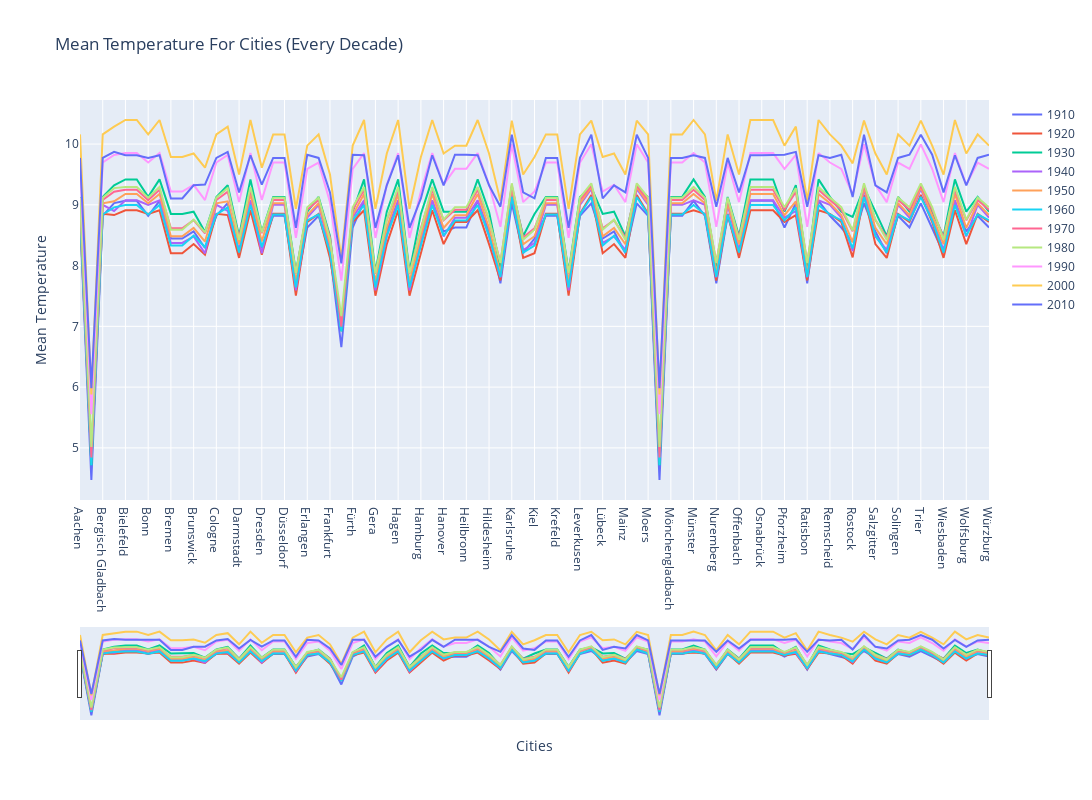

This figure's notebook cell:
### Code cell
fig.update_xaxes(rangeslider_visible=True, title_text = 'Cities')
fig.update_yaxes(title_text='Mean Temperature')
fig.update_layout(title = 'Mean Temperature For Cities (Every Decade)', height=800, width=1500)
fig.show()

### Figure 1 — Plotly figure (JSON) as saved in the notebook; plotly's stock layout.template omitted (floating-point values rounded to 4 significant figures)
{"data": [{"name": "1910", "type": "scatter", "x": ["Aachen", "Augsburg", "Bergisch Gladbach", "Berlin", "Bielefeld", "Bochum", "Bonn", "Bottrop", "Bremen", "Bremerhaven", "Brunswick", "Chemnitz", "Cologne", "Cottbus", "Darmstadt", "Dortmund", "Dresden", "Duisburg", "Düsseldorf", "Erfurt", "Erlangen", "Essen", "Frankfurt", "Freiburg", "Fürth", "Gelsenkirchen", "Gera", "Göttingen", "Hagen", "Halle", "Hamburg", "Hamm", "Hanover", "Heidelberg", "Heilbronn", "Herne", "Hildesheim", "Ingolstadt", "Karlsruhe", "Kassel", "Kiel", "Koblenz", "Krefeld", "Leipzig", "Leverkusen", "Ludwigshafen", "Lübeck", "Magdeburg", "Mainz", "Mannheim", "Moers", "Munich", "Mönchengladbach", "Mülheim", "Münster", "Neuss", "Nuremberg", "Oberhausen", "Offenbach", "Oldenburg", "Osnabrück", "Paderborn", "Pforzheim", "Potsdam", "Ratisbon", "Recklinghausen", "Remscheid", "Reutlingen", "Rostock", "Saarbrücken", "Salzgitter", "Siegen", "Solingen", "Stuttgart", "Trier", "Ulm", "Wiesbaden", "Witten", "Wolfsburg", "Wuppertal", "Würzburg"], "y": [8.819, 4.471, 8.819, 9.029, 9.066, 9.066, 8.819, 9.066, 8.445, 8.445, 8.562, 8.29, 8.819, 9.029, 8.203, 9.066, 8.29, 8.819, 8.819, 7.629, 8.626, 8.819, 8.203, 6.658, 8.626, 9.066, 7.629, 8.562, 9.066, 7.629, 8.445, 9.066, 8.562, 8.626, 8.626, 9.066, 8.562, 7.707, 9.025, 8.203, 8.445, 8.819, 8.819, 7.629, 8.819, 9.025, 8.445, 8.562, 8.203, 9.025, 8.819, 4.471, 8.819, 8.819, 9.066, 8.819, 7.707, 8.819, 8.203, 9.066, 9.066, 9.066, 8.626, 9.029, 7.707, 9.066, 8.819, 8.626, 8.391, 9.025, 8.562, 8.203, 8.819, 8.626, 9.025, 8.626, 8.203, 9.066, 8.562, 8.819, 8.626]}, {"name": "1920", "type": "scatter", "x": ["Aachen", "Augsburg", "Bergisch Gladbach", "Berlin", "Bielefeld", "Bochum", "Bonn", "Bottrop", "Bremen", "Bremerhaven", "Brunswick", "Chemnitz", "Cologne", "Cottbus", "Darmstadt", "Dortmund", "Dresden", "Duisburg", "Düsseldorf", "Erfurt", "Erlangen", "Essen", "Frankfurt", "Freiburg", "Fürth", "Gelsenkirchen", "Gera", "Göttingen", "Hagen", "Halle", "Hamburg", "Hamm", "Hanover", "Heidelberg", "Heilbronn", "Herne", "Hildesheim", "Ingolstadt", "Karlsruhe", "Kassel", "Kiel", "Koblenz", "Krefeld", "Leipzig", "Leverkusen", "Ludwigshafen", "Lübeck", "Magdeburg", "Mainz", "Mannheim", "Moers", "Munich", "Mönchengladbach", "Mülheim", "Münster", "Neuss", "Nuremberg", "Oberhausen", "Offenbach", "Oldenburg", "Osnabrück", "Paderborn", "Pforzheim", "Potsdam", "Ratisbon", "Recklinghausen", "Remscheid", "Reutlingen", "Rostock", "Saarbrücken", "Salzgitter", "Siegen", "Solingen", "Stuttgart", "Trier", "Ulm", "Wiesbaden", "Witten", "Wolfsburg", "Wuppertal", "Würzburg"], "y": [8.851, 4.74, 8.851, 8.832, 8.911, 8.911, 8.851, 8.911, 8.204, 8.204, 8.354, 8.18, 8.851, 8.832, 8.127, 8.911, 8.18, 8.851, 8.851, 7.504, 8.716, 8.851, 8.127, 6.98, 8.716, 8.911, 7.504, 8.354, 8.911, 7.504, 8.204, 8.911, 8.354, 8.716, 8.716, 8.911, 8.354, 7.755, 9.163, 8.127, 8.204, 8.851, 8.851, 7.504, 8.851, 9.163, 8.204, 8.354, 8.127, 9.163, 8.851, 4.74, 8.851, 8.851, 8.911, 8.851, 7.755, 8.851, 8.127, 8.911, 8.911, 8.911, 8.716, 8.832, 7.755, 8.911, 8.851, 8.716, 8.135, 9.163, 8.354, 8.127, 8.851, 8.716, 9.163, 8.716, 8.127, 8.911, 8.354, 8.851, 8.716]}, {"name": "1930", "type": "scatter", "x": ["Aachen", "Augsburg", "Bergisch Gladbach", "Berlin", "Bielefeld", "Bochum", "Bonn", "Bottrop", "Bremen", "Bremerhaven", "Brunswick", "Chemnitz", "Cologne", "Cottbus", "Darmstadt", "Dortmund", "Dresden", "Duisburg", "Düsseldorf", "Erfurt", "Erlangen", "Essen", "Frankfurt", "Freiburg", "Fürth", "Gelsenkirchen", "Gera", "Göttingen", "Hagen", "Halle", "Hamburg", "Hamm", "Hanover", "Heidelberg", "Heilbronn", "Herne", "Hildesheim", "Ingolstadt", "Karlsruhe", "Kassel", "Kiel", "Koblenz", "Krefeld", "Leipzig", "Leverkusen", "Ludwigshafen", "Lübeck", "Magdeburg", "Mainz", "Mannheim", "Moers", "Munich", "Mönchengladbach", "Mülheim", "Münster", "Neuss", "Nuremberg", "Oberhausen", "Offenbach", "Oldenburg", "Osnabrück", "Paderborn", "Pforzheim", "Potsdam", "Ratisbon", "Recklinghausen", "Remscheid", "Reutlingen", "Rostock", "Saarbrücken", "Salzgitter", "Siegen", "Solingen", "Stuttgart", "Trier", "Ulm", "Wiesbaden", "Witten", "Wolfsburg", "Wuppertal", "Würzburg"], "y": [9.13, 4.716, 9.13, 9.322, 9.418, 9.418, 9.13, 9.418, 8.85, 8.85, 8.888, 8.554, 9.13, 9.322, 8.486, 9.418, 8.554, 9.13, 9.13, 7.9, 8.887, 9.13, 8.486, 6.918, 8.887, 9.418, 7.9, 8.888, 9.418, 7.9, 8.85, 9.418, 8.888, 8.887, 8.887, 9.418, 8.888, 7.948, 9.282, 8.486, 8.85, 9.13, 9.13, 7.9, 9.13, 9.282, 8.85, 8.888, 8.486, 9.282, 9.13, 4.716, 9.13, 9.13, 9.418, 9.13, 7.948, 9.13, 8.486, 9.418, 9.418, 9.418, 8.887, 9.322, 7.948, 9.418, 9.13, 8.887, 8.803, 9.282, 8.888, 8.486, 9.13, 8.887, 9.282, 8.887, 8.486, 9.418, 8.888, 9.13, 8.887]}, {"name": "1940", "type": "scatter", "x": ["Aachen", "Augsburg", "Bergisch Gladbach", "Berlin", "Bielefeld", "Bochum", "Bonn", "Bottrop", "Bremen", "Bremerhaven", "Brunswick", "Chemnitz", "Cologne", "Cottbus", "Darmstadt", "Dortmund", "Dresden", "Duisburg", "Düsseldorf", "Erfurt", "Erlangen", "Essen", "Frankfurt", "Freiburg", "Fürth", "Gelsenkirchen", "Gera", "Göttingen", "Hagen", "Halle", "Hamburg", "Hamm", "Hanover", "Heidelberg", "Heilbronn", "Herne", "Hildesheim", "Ingolstadt", "Karlsruhe", "Kassel", "Kiel", "Koblenz", "Krefeld", "Leipzig", "Leverkusen", "Ludwigshafen", "Lübeck", "Magdeburg", "Mainz", "Mannheim", "Moers", "Munich", "Mönchengladbach", "Mülheim", "Münster", "Neuss", "Nuremberg", "Oberhausen", "Offenbach", "Oldenburg", "Osnabrück", "Paderborn", "Pforzheim", "Potsdam", "Ratisbon", "Recklinghausen", "Remscheid", "Reutlingen", "Rostock", "Saarbrücken", "Salzgitter", "Siegen", "Solingen", "Stuttgart", "Trier", "Ulm", "Wiesbaden", "Witten", "Wolfsburg", "Wuppertal", "Würzburg"], "y": [9.0, 4.827, 9.0, 8.899, 9.074, 9.074, 9.0, 9.074, 8.372, 8.372, 8.479, 8.201, 9.0, 8.899, 8.257, 9.074, 8.201, 9.0, 9.0, 7.593, 8.789, 9.0, 8.257, 7.061, 8.789, 9.074, 7.593, 8.479, 9.074, 7.593, 8.372, 9.074, 8.479, 8.789, 8.789, 9.074, 8.479, 7.805, 9.263, 8.257, 8.372, 9.0, 9.0, 7.593, 9.0, 9.263, 8.372, 8.479, 8.257, 9.263, 9.0, 4.827, 9.0, 9.0, 9.074, 9.0, 7.805, 9.0, 8.257, 9.074, 9.074, 9.074, 8.789, 8.899, 7.805, 9.074, 9.0, 8.789, 8.239, 9.263, 8.479, 8.257, 9.0, 8.789, 9.263, 8.789, 8.257, 9.074, 8.479, 9.0, 8.789]}, {"name": "1950", "type": "scatter", "x": ["Aachen", "Augsburg", "Bergisch Gladbach", "Berlin", "Bielefeld", "Bochum", "Bonn", "Bottrop", "Bremen", "Bremerhaven", "Brunswick", "Chemnitz", "Cologne", "Cottbus", "Darmstadt", "Dortmund", "Dresden", "Duisburg", "Düsseldorf", "Erfurt", "Erlangen", "Essen", "Frankfurt", "Freiburg", "Fürth", "Gelsenkirchen", "Gera", "Göttingen", "Hagen", "Halle", "Hamburg", "Hamm", "Hanover", "Heidelberg", "Heilbronn", "Herne", "Hildesheim", "Ingolstadt", "Karlsruhe", "Kassel", "Kiel", "Koblenz", "Krefeld", "Leipzig", "Leverkusen", "Ludwigshafen", "Lübeck", "Magdeburg", "Mainz", "Mannheim", "Moers", "Munich", "Mönchengladbach", "Mülheim", "Münster", "Neuss", "Nuremberg", "Oberhausen", "Offenbach", "Oldenburg", "Osnabrück", "Paderborn", "Pforzheim", "Potsdam", "Ratisbon", "Recklinghausen", "Remscheid", "Reutlingen", "Rostock", "Saarbrücken", "Salzgitter", "Siegen", "Solingen", "Stuttgart", "Trier", "Ulm", "Wiesbaden", "Witten", "Wolfsburg", "Wuppertal", "Würzburg"], "y": [9.026, 4.841, 9.026, 9.057, 9.178, 9.178, 9.026, 9.178, 8.483, 8.483, 8.62, 8.396, 9.026, 9.057, 8.351, 9.178, 8.396, 9.026, 9.026, 7.729, 8.83, 9.026, 8.351, 7.03, 8.83, 9.178, 7.729, 8.62, 9.178, 7.729, 8.483, 9.178, 8.62, 8.83, 8.83, 9.178, 8.62, 7.873, 9.29, 8.351, 8.483, 9.026, 9.026, 7.729, 9.026, 9.29, 8.483, 8.62, 8.351, 9.29, 9.026, 4.841, 9.026, 9.026, 9.178, 9.026, 7.873, 9.026, 8.351, 9.178, 9.178, 9.178, 8.83, 9.057, 7.873, 9.178, 9.026, 8.83, 8.383, 9.29, 8.62, 8.351, 9.026, 8.83, 9.29, 8.83, 8.351, 9.178, 8.62, 9.026, 8.83]}, {"name": "1960", "type": "scatter", "x": ["Aachen", "Augsburg", "Bergisch Gladbach", "Berlin", "Bielefeld", "Bochum", "Bonn", "Bottrop", "Bremen", "Bremerhaven", "Brunswick", "Chemnitz", "Cologne", "Cottbus", "Darmstadt", "Dortmund", "Dresden", "Duisburg", "Düsseldorf", "Erfurt", "Erlangen", "Essen", "Frankfurt", "Freiburg", "Fürth", "Gelsenkirchen", "Gera", "Göttingen", "Hagen", "Halle", "Hamburg", "Hamm", "Hanover", "Heidelberg", "Heilbronn", "Herne", "Hildesheim", "Ingolstadt", "Karlsruhe", "Kassel", "Kiel", "Koblenz", "Krefeld", "Leipzig", "Leverkusen", "Ludwigshafen", "Lübeck", "Magdeburg", "Mainz", "Mannheim", "Moers", "Munich", "Mönchengladbach", "Mülheim", "Münster", "Neuss", "Nuremberg", "Oberhausen", "Offenbach", "Oldenburg", "Osnabrück", "Paderborn", "Pforzheim", "Potsdam", "Ratisbon", "Recklinghausen", "Remscheid", "Reutlingen", "Rostock", "Saarbrücken", "Salzgitter", "Siegen", "Solingen", "Stuttgart", "Trier", "Ulm", "Wiesbaden", "Witten", "Wolfsburg", "Wuppertal", "Würzburg"], "y": [8.842, 4.713, 8.842, 8.959, 8.997, 8.997, 8.842, 8.997, 8.331, 8.331, 8.493, 8.305, 8.842, 8.959, 8.215, 8.997, 8.305, 8.842, 8.842, 7.64, 8.744, 8.842, 8.215, 6.924, 8.744, 8.997, 7.64, 8.493, 8.997, 7.64, 8.331, 8.997, 8.493, 8.744, 8.744, 8.997, 8.493, 7.816, 9.13, 8.215, 8.331, 8.842, 8.842, 7.64, 8.842, 9.13, 8.331, 8.493, 8.215, 9.13, 8.842, 4.713, 8.842, 8.842, 8.997, 8.842, 7.816, 8.842, 8.215, 8.997, 8.997, 8.997, 8.744, 8.959, 7.816, 8.997, 8.842, 8.744, 8.285, 9.13, 8.493, 8.215, 8.842, 8.744, 9.13, 8.744, 8.215, 8.997, 8.493, 8.842, 8.744]}, {"name": "1970", "type": "scatter", "x": ["Aachen", "Augsburg", "Bergisch Gladbach", "Berlin", "Bielefeld", "Bochum", "Bonn", "Bottrop", "Bremen", "Bremerhaven", "Brunswick", "Chemnitz", "Cologne", "Cottbus", "Darmstadt", "Dortmund", "Dresden", "Duisburg", "Düsseldorf", "Erfurt", "Erlangen", "Essen", "Frankfurt", "Freiburg", "Fürth", "Gelsenkirchen", "Gera", "Göttingen", "Hagen", "Halle", "Hamburg", "Hamm", "Hanover", "Heidelberg", "Heilbronn", "Herne", "Hildesheim", "Ingolstadt", "Karlsruhe", "Kassel", "Kiel", "Koblenz", "Krefeld", "Leipzig", "Leverkusen", "Ludwigshafen", "Lübeck", "Magdeburg", "Mainz", "Mannheim", "Moers", "Munich", "Mönchengladbach", "Mülheim", "Münster", "Neuss", "Nuremberg", "Oberhausen", "Offenbach", "Oldenburg", "Osnabrück", "Paderborn", "Pforzheim", "Potsdam", "Ratisbon", "Recklinghausen", "Remscheid", "Reutlingen", "Rostock", "Saarbrücken", "Salzgitter", "Siegen", "Solingen", "Stuttgart", "Trier", "Ulm", "Wiesbaden", "Witten", "Wolfsburg", "Wuppertal", "Würzburg"], "y": [9.079, 4.841, 9.079, 9.215, 9.247, 9.247, 9.079, 9.247, 8.613, 8.613, 8.748, 8.532, 9.079, 9.215, 8.463, 9.247, 8.532, 9.079, 9.079, 7.863, 8.92, 9.079, 8.463, 6.994, 8.92, 9.247, 7.863, 8.748, 9.247, 7.863, 8.613, 9.247, 8.748, 8.92, 8.92, 9.247, 8.748, 8.05, 9.32, 8.463, 8.613, 9.079, 9.079, 7.863, 9.079, 9.32, 8.613, 8.748, 8.463, 9.32, 9.079, 4.841, 9.079, 9.079, 9.247, 9.079, 8.05, 9.079, 8.463, 9.247, 9.247, 9.247, 8.92, 9.215, 8.05, 9.247, 9.079, 8.92, 8.563, 9.32, 8.748, 8.463, 9.079, 8.92, 9.32, 8.92, 8.463, 9.247, 8.748, 9.079, 8.92]}, {"name": "1980", "type": "scatter", "x": ["Aachen", "Augsburg", "Bergisch Gladbach", "Berlin", "Bielefeld", "Bochum", "Bonn", "Bottrop", "Bremen", "Bremerhaven", "Brunswick", "Chemnitz", "Cologne", "Cottbus", "Darmstadt", "Dortmund", "Dresden", "Duisburg", "Düsseldorf", "Erfurt", "Erlangen", "Essen", "Frankfurt", "Freiburg", "Fürth", "Gelsenkirchen", "Gera", "Göttingen", "Hagen", "Halle", "Hamburg", "Hamm", "Hanover", "Heidelberg", "Heilbronn", "Herne", "Hildesheim", "Ingolstadt", "Karlsruhe", "Kassel", "Kiel", "Koblenz", "Krefeld", "Leipzig", "Leverkusen", "Ludwigshafen", "Lübeck", "Magdeburg", "Mainz", "Mannheim", "Moers", "Munich", "Mönchengladbach", "Mülheim", "Münster", "Neuss", "Nuremberg", "Oberhausen", "Offenbach", "Oldenburg", "Osnabrück", "Paderborn", "Pforzheim", "Potsdam", "Ratisbon", "Recklinghausen", "Remscheid", "Reutlingen", "Rostock", "Saarbrücken", "Salzgitter", "Siegen", "Solingen", "Stuttgart", "Trier", "Ulm", "Wiesbaden", "Witten", "Wolfsburg", "Wuppertal", "Würzburg"], "y": [9.118, 5.015, 9.118, 9.275, 9.295, 9.295, 9.118, 9.295, 8.592, 8.592, 8.756, 8.547, 9.118, 9.275, 8.426, 9.295, 8.547, 9.118, 9.118, 7.87, 8.96, 9.118, 8.426, 7.169, 8.96, 9.295, 7.87, 8.756, 9.295, 7.87, 8.592, 9.295, 8.756, 8.96, 8.96, 9.295, 8.756, 8.043, 9.354, 8.426, 8.592, 9.118, 9.118, 7.87, 9.118, 9.354, 8.592, 8.756, 8.426, 9.354, 9.118, 5.015, 9.118, 9.118, 9.295, 9.118, 8.043, 9.118, 8.426, 9.295, 9.295, 9.295, 8.96, 9.275, 8.043, 9.295, 9.118, 8.96, 8.578, 9.354, 8.756, 8.426, 9.118, 8.96, 9.354, 8.96, 8.426, 9.295, 8.756, 9.118, 8.96]}, {"name": "1990", "type": "scatter", "x": ["Aachen", "Augsburg", "Bergisch Gladbach", "Berlin", "Bielefeld", "Bochum", "Bonn", "Bottrop", "Bremen", "Bremerhaven", "Brunswick", "Chemnitz", "Cologne", "Cottbus", "Darmstadt", "Dortmund", "Dresden", "Duisburg", "Düsseldorf", "Erfurt", "Erlangen", "Essen", "Frankfurt", "Freiburg", "Fürth", "Gelsenkirchen", "Gera", "Göttingen", "Hagen", "Halle", "Hamburg", "Hamm", "Hanover", "Heidelberg", "Heilbronn", "Herne", "Hildesheim", "Ingolstadt", "Karlsruhe", "Kassel", "Kiel", "Koblenz", "Krefeld", "Leipzig", "Leverkusen", "Ludwigshafen", "Lübeck", "Magdeburg", "Mainz", "Mannheim", "Moers", "Munich", "Mönchengladbach", "Mülheim", "Münster", "Neuss", "Nuremberg", "Oberhausen", "Offenbach", "Oldenburg", "Osnabrück", "Paderborn", "Pforzheim", "Potsdam", "Ratisbon", "Recklinghausen", "Remscheid", "Reutlingen", "Rostock", "Saarbrücken", "Salzgitter", "Siegen", "Solingen", "Stuttgart", "Trier", "Ulm", "Wiesbaden", "Witten", "Wolfsburg", "Wuppertal", "Würzburg"], "y": [9.696, 5.556, 9.696, 9.822, 9.852, 9.852, 9.696, 9.852, 9.219, 9.219, 9.33, 9.079, 9.696, 9.822, 9.045, 9.852, 9.079, 9.696, 9.696, 8.455, 9.592, 9.696, 9.045, 7.751, 9.592, 9.852, 8.455, 9.33, 9.852, 8.455, 9.219, 9.852, 9.33, 9.592, 9.592, 9.852, 9.33, 8.639, 9.996, 9.045, 9.219, 9.696, 9.696, 8.455, 9.696, 9.996, 9.219, 9.33, 9.045, 9.996, 9.696, 5.556, 9.696, 9.696, 9.852, 9.696, 8.639, 9.696, 9.045, 9.852, 9.852, 9.852, 9.592, 9.822, 8.639, 9.852, 9.696, 9.592, 9.171, 9.996, 9.33, 9.045, 9.696, 9.592, 9.996, 9.592, 9.045, 9.852, 9.33, 9.696, 9.592]}, {"name": "2000", "type": "scatter", "x": ["Aachen", "Augsburg", "Bergisch Gladbach", "Berlin", "Bielefeld", "Bochum", "Bonn", "Bottrop", "Bremen", "Bremerhaven", "Brunswick", "Chemnitz", "Cologne", "Cottbus", "Darmstadt", "Dortmund", "Dresden", "Duisburg", "Düsseldorf", "Erfurt", "Erlangen", "Essen", "Frankfurt", "Freiburg", "Fürth", "Gelsenkirchen", "Gera", "Göttingen", "Hagen", "Halle", "Hamburg", "Hamm", "Hanover", "Heidelberg", "Heilbronn", "Herne", "Hildesheim", "Ingolstadt", "Karlsruhe", "Kassel", "Kiel", "Koblenz", "Krefeld", "Leipzig", "Leverkusen", "Ludwigshafen", "Lübeck", "Magdeburg", "Mainz", "Mannheim", "Moers", "Munich", "Mönchengladbach", "Mülheim", "Münster", "Neuss", "Nuremberg", "Oberhausen", "Offenbach", "Oldenburg", "Osnabrück", "Paderborn", "Pforzheim", "Potsdam", "Ratisbon", "Recklinghausen", "Remscheid", "Reutlingen", "Rostock", "Saarbrücken", "Salzgitter", "Siegen", "Solingen", "Stuttgart", "Trier", "Ulm", "Wiesbaden", "Witten", "Wolfsburg", "Wuppertal", "Würzburg"], "y": [10.16, 5.881, 10.16, 10.29, 10.4, 10.4, 10.16, 10.4, 9.787, 9.787, 9.844, 9.611, 10.16, 10.29, 9.499, 10.4, 9.611, 10.16, 10.16, 8.935, 9.974, 10.16, 9.499, 8.115, 9.974, 10.4, 8.935, 9.844, 10.4, 8.935, 9.787, 10.4, 9.844, 9.974, 9.974, 10.4, 9.844, 9.064, 10.39, 9.499, 9.787, 10.16, 10.16, 8.935, 10.16, 10.39, 9.787, 9.844, 9.499, 10.39, 10.16, 5.881, 10.16, 10.16, 10.4, 10.16, 9.064, 10.16, 9.499, 10.4, 10.4, 10.4, 9.974, 10.29, 9.064, 10.4, 10.16, 9.974, 9.683, 10.39, 9.844, 9.499, 10.16, 9.974, 10.39, 9.974, 9.499, 10.4, 9.844, 10.16, 9.974]}, {"name": "2010", "type": "scatter", "x": ["Aachen", "Augsburg", "Bergisch Gladbach", "Berlin", "Bielefeld", "Bochum", "Bonn", "Bottrop", "Bremen", "Bremerhaven", "Brunswick", "Chemnitz", "Cologne", "Cottbus", "Darmstadt", "Dortmund", "Dresden", "Duisburg", "Düsseldorf", "Erfurt", "Erlangen", "Essen", "Frankfurt", "Freiburg", "Fürth", "Gelsenkirchen", "Gera", "Göttingen", "Hagen", "Halle", "Hamburg", "Hamm", "Hanover", "Heidelberg", "Heilbronn", "Herne", "Hildesheim", "Ingolstadt", "Karlsruhe", "Kassel", "Kiel", "Koblenz", "Krefeld", "Leipzig", "Leverkusen", "Ludwigshafen", "Lübeck", "Magdeburg", "Mainz", "Mannheim", "Moers", "Munich", "Mönchengladbach", "Mülheim", "Münster", "Neuss", "Nuremberg", "Oberhausen", "Offenbach", "Oldenburg", "Osnabrück", "Paderborn", "Pforzheim", "Potsdam", "Ratisbon", "Recklinghausen", "Remscheid", "Reutlingen", "Rostock", "Saarbrücken", "Salzgitter", "Siegen", "Solingen", "Stuttgart", "Trier", "Ulm", "Wiesbaden", "Witten", "Wolfsburg", "Wuppertal", "Würzburg"], "y": [9.772, 5.982, 9.772, 9.872, 9.816, 9.816, 9.772, 9.816, 9.106, 9.106, 9.322, 9.333, 9.772, 9.872, 9.204, 9.816, 9.333, 9.772, 9.772, 8.621, 9.825, 9.772, 9.204, 8.037, 9.825, 9.816, 8.621, 9.322, 9.816, 8.621, 9.106, 9.816, 9.322, 9.825, 9.825, 9.816, 9.322, 8.97, 10.15, 9.204, 9.106, 9.772, 9.772, 8.621, 9.772, 10.15, 9.106, 9.322, 9.204, 10.15, 9.772, 5.982, 9.772, 9.772, 9.816, 9.772, 8.97, 9.772, 9.204, 9.816, 9.816, 9.816, 9.825, 9.872, 8.97, 9.816, 9.772, 9.825, 9.129, 10.15, 9.322, 9.204, 9.772, 9.825, 10.15, 9.825, 9.204, 9.816, 9.322, 9.772, 9.825]}], "layout": {"height": 800, "title": {"text": "Mean Temperature For Cities (Every Decade)"}, "width": 1500, "xaxis": {"rangeslider": {"visible": true}, "title": {"text": "Cities"}}, "yaxis": {"title": {"text": "Mean Temperature"}}}}
